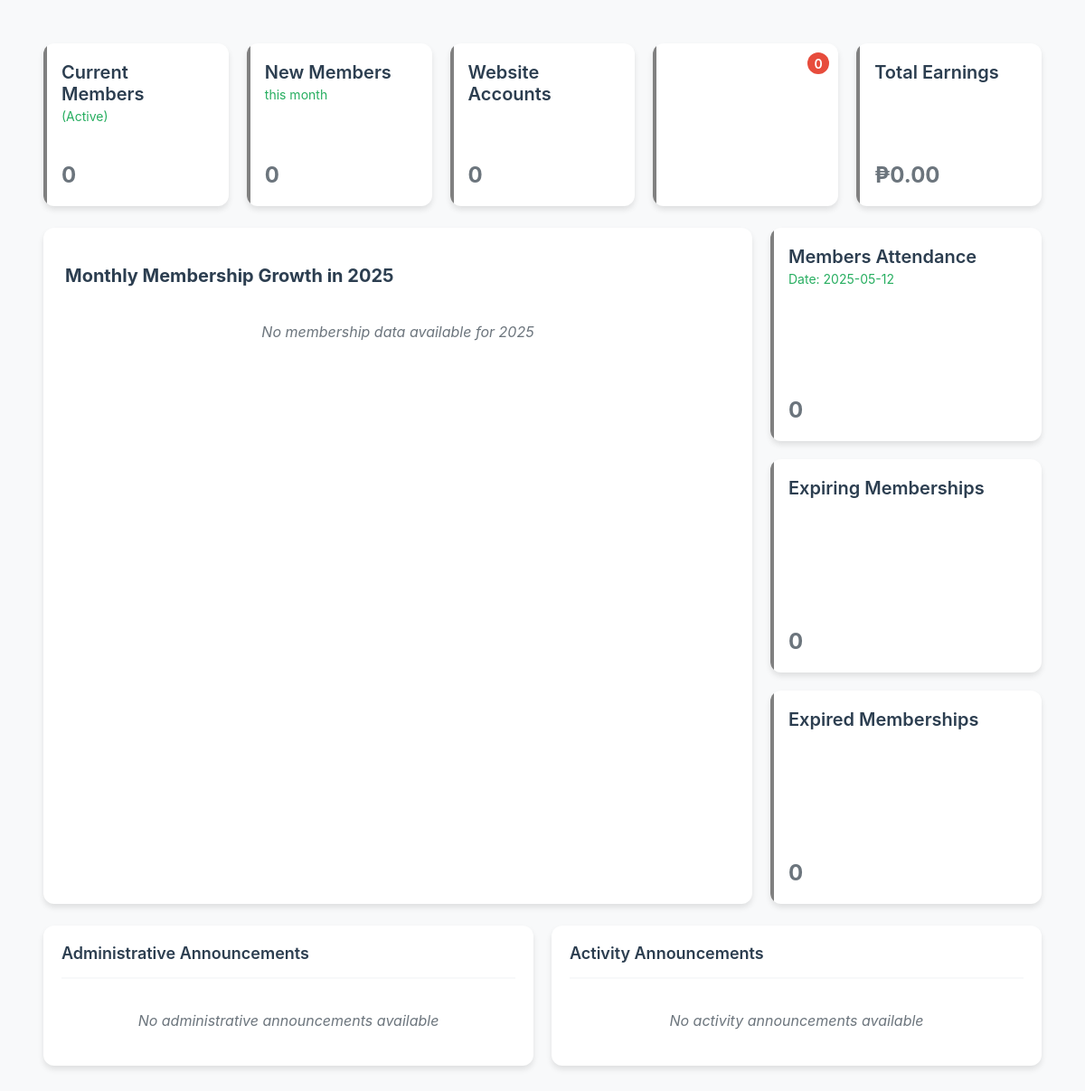
Page /admin/pages/dashboard/dashboard.php on the earlier database version.
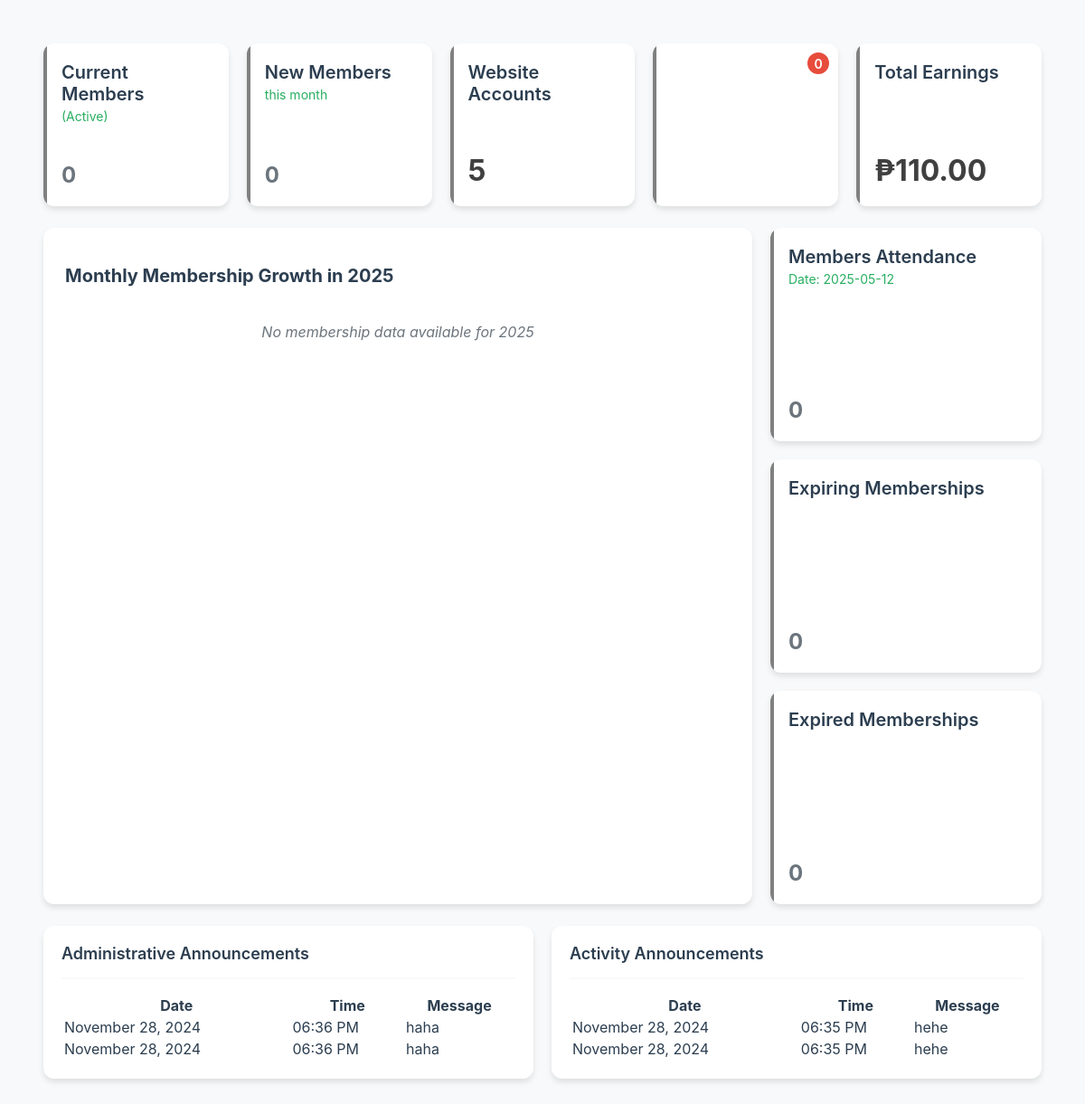
Same page on the later database version.
### tables this page shows
CREATE TABLE `announcements` (
  `id` int(11) NOT NULL,
  `message` text NOT NULL,
  `applied_date` date NOT NULL,
  `applied_time` time NOT NULL,
  `announcement_type` enum('administrative','activity') NOT NULL,
  `is_active` tinyint(1) DEFAULT 1,
  `created_at` timestamp NOT NULL DEFAULT current_timestamp()
);

### admin/pages/dashboard/dashboard.php (the view, shortened to what the changed rows need)
<?php
require_once('../notification/functions/expiry-notifications.class.php');
$admin_sql = "
SELECT id, applied_date, applied_time, message
FROM announcements
WHERE is_active = 1 AND announcement_type = 'administrative'
ORDER BY applied_date DESC, applied_time DESC
";
$admin_stmt = $pdo->prepare($admin_sql);
$admin_stmt->execute();
$administrative_announcements = $admin_stmt->fetchAll(PDO::FETCH_ASSOC);
$activity_sql = "
SELECT id, applied_date, applied_time, message
FROM announcements
WHERE is_active = 1 AND announcement_type = 'activity'
ORDER BY applied_date DESC, applied_time DESC
";
$activity_stmt = $pdo->prepare($activity_sql);
$activity_stmt->execute();
$activity_announcements = $activity_stmt->fetchAll(PDO::FETCH_ASSOC);
?>
<link rel="stylesheet" href="css/dashboard.css">
<div class="dashboard-container">
    <div class="stats-section">
        <?php
        $member_users_sql = "
        SELECT COALESCE(COUNT(*), 0) AS member_users
        FROM users
        JOIN roles ON users.role_id = roles.id
        WHERE roles.role_name = 'member'
        ";
        $member_users_stmt = $pdo->prepare($member_users_sql);
        $member_users_stmt->execute();
        $member_users = $member_users_stmt->fetch(PDO::FETCH_ASSOC);
        ?>
        <div class="card stats-card">
            <div>
                <div class="stats-title">Website Accounts</div>
            </div>
            <div class="stats-value <?= $member_users['member_users'] == 0 ? 'empty' : '' ?>">
                <?= $member_users['member_users'] ?: '0' ?>
            </div>
        </div>
        <?php
        $total_earnings_sql = "
        SELECT COALESCE(
            (SELECT COALESCE(SUM(amount), 0) FROM memberships) +
            (SELECT COALESCE(SUM(amount), 0) FROM program_subscription_schedule) +
            (SELECT COALESCE(SUM(amount), 0) FROM rental_subscriptions),
            0
        ) AS total_earnings;
        ";
        $total_earnings_stmt = $pdo->prepare($total_earnings_sql);
        $total_earnings_stmt->execute();
        $total_earnings = $total_earnings_stmt->fetch(PDO::FETCH_ASSOC);
        ?>
        <div class="card stats-card">
            <div>
                <div class="stats-title">Total Earnings</div>
            </div>
            <div class="stats-value <?= $total_earnings['total_earnings'] == 0 ? 'empty' : '' ?>">
                ₱<?= number_format($total_earnings['total_earnings'], 2) ?>
            </div>
        </div>
    </div>
    <div class="main-section">
        <div class="graph-container">
            <h2>Monthly Membership Growth in <?= date('Y') ?></h2>
        </div>
    </div>
    <div class="tables-section">
        <div class="table-container">
            <div class="table-header">Administrative Announcements</div>
            <?php if (empty($administrative_announcements)): ?>
                <div class="empty-state">No administrative announcements available</div>
            <?php else: ?>
                <table id="administrativeAnnouncementsTable" class="display" width="100%">
                    <thead>
                        <tr>
                            <th>Date</th>
                            <th>Time</th>
                            <th>Message</th>
                        </tr>
                    </thead>
                    <tbody>
                        <?php foreach ($administrative_announcements as $announcement): ?>
                            <tr>
                                <td><?= date('F d, Y', strtotime($announcement['applied_date'])) ?></td>
                                <td><?= date('h:i A', strtotime($announcement['applied_time'])) ?></td>
                                <td><?= htmlspecialchars($announcement['message']) ?></td>
                            </tr>
                        <?php endforeach; ?>
                    </tbody>
                </table>
            <?php endif; ?>
        </div>
        <div class="table-container">
            <div class="table-header">Activity Announcements</div>
            <?php if (empty($activity_announcements)): ?>
                <div class="empty-state">No activity announcements available</div>
            <?php else: ?>
                <table id="activityAnnouncementsTable" class="display" width="100%">
                    <thead>
                        <tr>
                            <th>Date</th>
                            <th>Time</th>
                            <th>Message</th>
                        </tr>
                    </thead>
                    <tbody>
                        <?php foreach ($activity_announcements as $announcement): ?>
                            <tr>
                                <td><?= date('F d, Y', strtotime($announcement['applied_date'])) ?></td>
                                <td><?= date('h:i A', strtotime($announcement['applied_time'])) ?></td>
                                <td><?= htmlspecialchars($announcement['message']) ?></td>
                            </tr>
                        <?php endforeach; ?>
                    </tbody>
                </table>
            <?php endif; ?>
        </div>
    </div>
</div>

Differences in the rows shown:
added announcements: applied_date "November 28, 2024", applied_time "06:36 PM", message "haha", shown under "Monthly Membership Growth in 2025"
added announcements: applied_date "November 28, 2024", applied_time "06:36 PM", message "haha", shown under "Monthly Membership Growth in 2025"
added announcements: applied_date "November 28, 2024", applied_time "06:35 PM", message "hehe"
added announcements: applied_date "November 28, 2024", applied_time "06:35 PM", message "hehe"
Other differences:
$member_users['member_users'] ?: '0': "0" → "5"
$total_earnings['total_earnings']: "0.00" → "110.00"
text no longer shown: "No administrative announcements available No activity announcements available"
text now shown: "Date Time Message Date Time Message"
